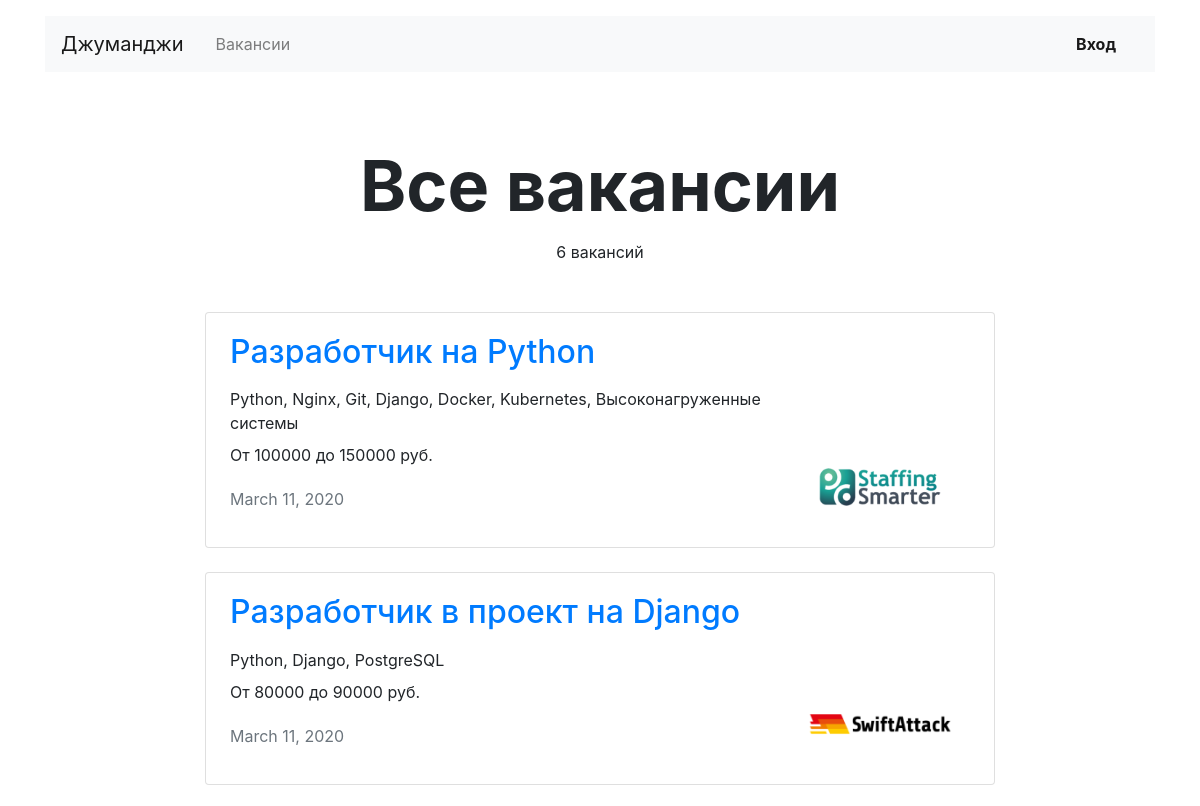
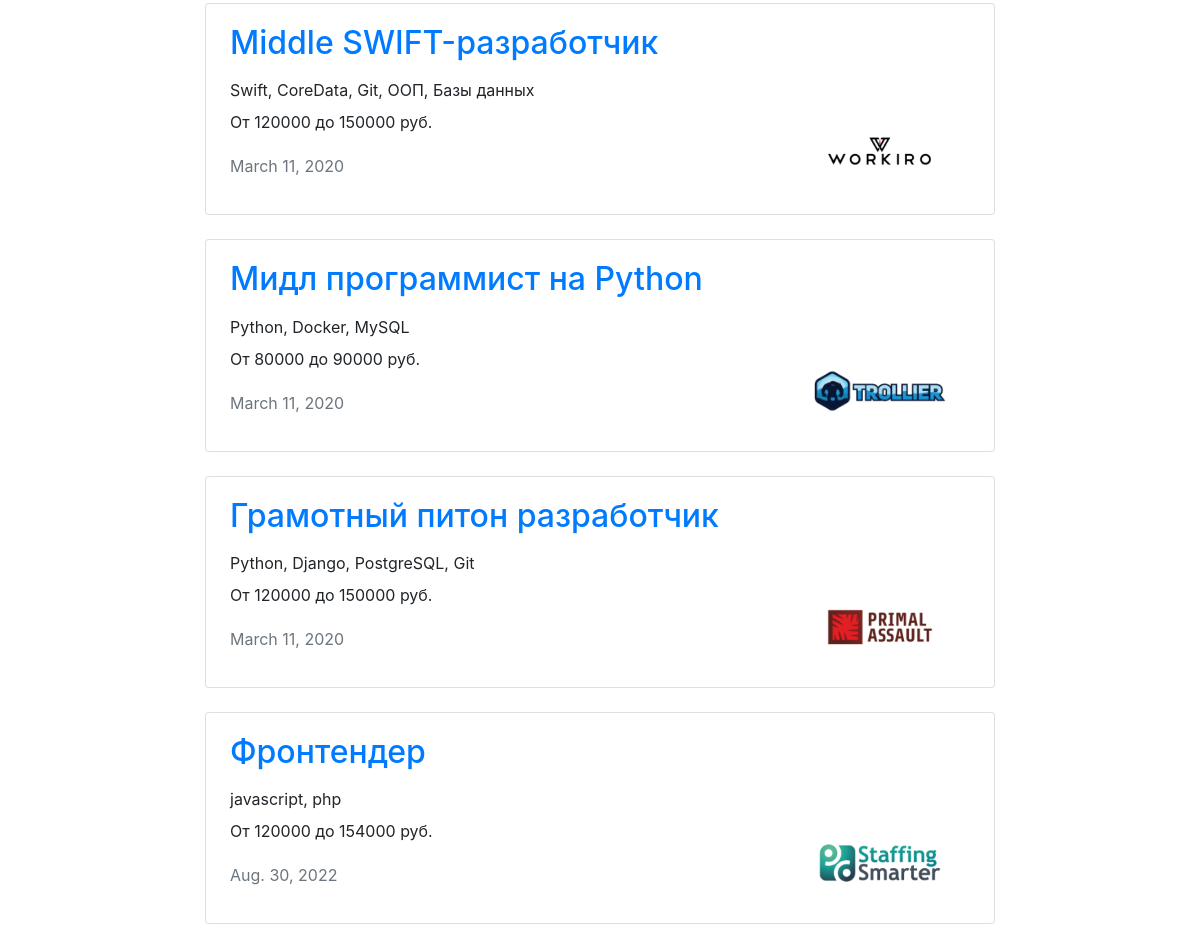
Page /vacancies/ on the committed database (2 pictures, top to bottom).
### vacancy_app/models.py (models this page shows)
class Vacancy(models.Model):
    title = models.CharField(max_length=80)
    specialty = ForeignKey(Specialty, on_delete=models.CASCADE, related_name="vacancies")
    company = ForeignKey(Company, on_delete=models.CASCADE, related_name="vacancies")
    skills = models.TextField()
    description = models.TextField()
    salary_min = models.PositiveIntegerField()
    salary_max = models.PositiveIntegerField()
    published_at = models.DateField()

class Company(models.Model):
    name = models.CharField(max_length=64)
    location = models.CharField(max_length=40)
    logo = models.ImageField(upload_to=MEDIA_COMPANY_IMAGE_DIR)
    description = models.TextField()
    employee_count = models.PositiveIntegerField()
    owner = models.OneToOneField(User, on_delete=models.CASCADE, null=True)

### vacancy_app/views.py (the view)
# urls.py: path('vacancies/', vacancies_view, name='vacancies'),
def vacancies_view(request):
    context = {}
    context['all'] = True
    context['vacancies'] = Vacancy.objects.all()
    return render(request, "vacancy_app/vacancies.html", context=context)

### vacancy_app/templates/vacancy_app/vacancies.html (shortened to what this page needs)
{% extends 'base.html' %}
{% block container %}
    <section>
      <h1 class="h1 text-center mx-auto mt-4 pt-5" style="font-size: 70px;"><strong>{% if category_name %}{{ category_name }}{% else %}Все вакансии{% endif %}</strong></h1>
      <p class="text-center pt-1">{{ vacancies.count }} вакансий</p>
      <div class="row mt-5">
        <div class="col-12 col-lg-8 offset-lg-2 m-auto">
          {% for vacancy in vacancies %}
          <div class="card mb-4">
            <div class="card-body px-4">
              <div class="row">
                <div class="col-12 col-md-8 col-lg-9">
                  <a href="/vacancies/{{ vacancy.id }}"> <h2 class="h2 pb-2">{{ vacancy.title }}</h2></a>
                  <p class="mb-2">{{ vacancy.skills }}</p>
                  <p>От {{ vacancy.salary_min }} до {{ vacancy.salary_max }} руб.</p>
                  <p class="text-muted pt-1">{{ vacancy.published_at }}</p>
                </div>
                <div class="col-12 col-md-4 col-lg-3 d-flex align-items-end">
                  <a href="/companies/{{ vacancy.company.id }}">
                    {% load static %}
                    <img src="{{ vacancy.company.logo.url }}" weight="130" height="80" alt="{{ vacancy.company.logo }}">
                  </a>
                </div>
              </div>
            </div>
          </div>
          {% endfor %}
        </div>
      </div>
    </section>
{% endblock %}

### rows in the picture
Vacancy: title "Разработчик на Python", skills "Python, Nginx, Git, Django, Docker, Kubernetes, Высоконагруженные системы", salary_min "100000", salary_max "150000", published_at "March 11, 2020", company.logo (picture)
Vacancy: title "Разработчик в проект на Django", skills "Python, Django, PostgreSQL", salary_min "80000", salary_max "90000", published_at "March 11, 2020", company.logo (picture)
Vacancy: title "Middle SWIFT-разработчик", skills "Swift, CoreData, Git, ООП, Базы данных", salary_min "120000", salary_max "150000", published_at "March 11, 2020", company.logo (picture)
Vacancy: title "Мидл программист на Python", skills "Python, Docker, MySQL", salary_min "80000", salary_max "90000", published_at "March 11, 2020", company.logo (picture)
Vacancy: title "Грамотный питон разработчик", skills "Python, Django, PostgreSQL, Git", salary_min "120000", salary_max "150000", published_at "March 11, 2020", company.logo (picture)
Vacancy: title "Фронтендер", skills "javascript, php", salary_min "120000", salary_max "154000", published_at "Aug. 30, 2022", company.logo (picture)

### other values in the picture
{{ vacancies.count }} "6"
